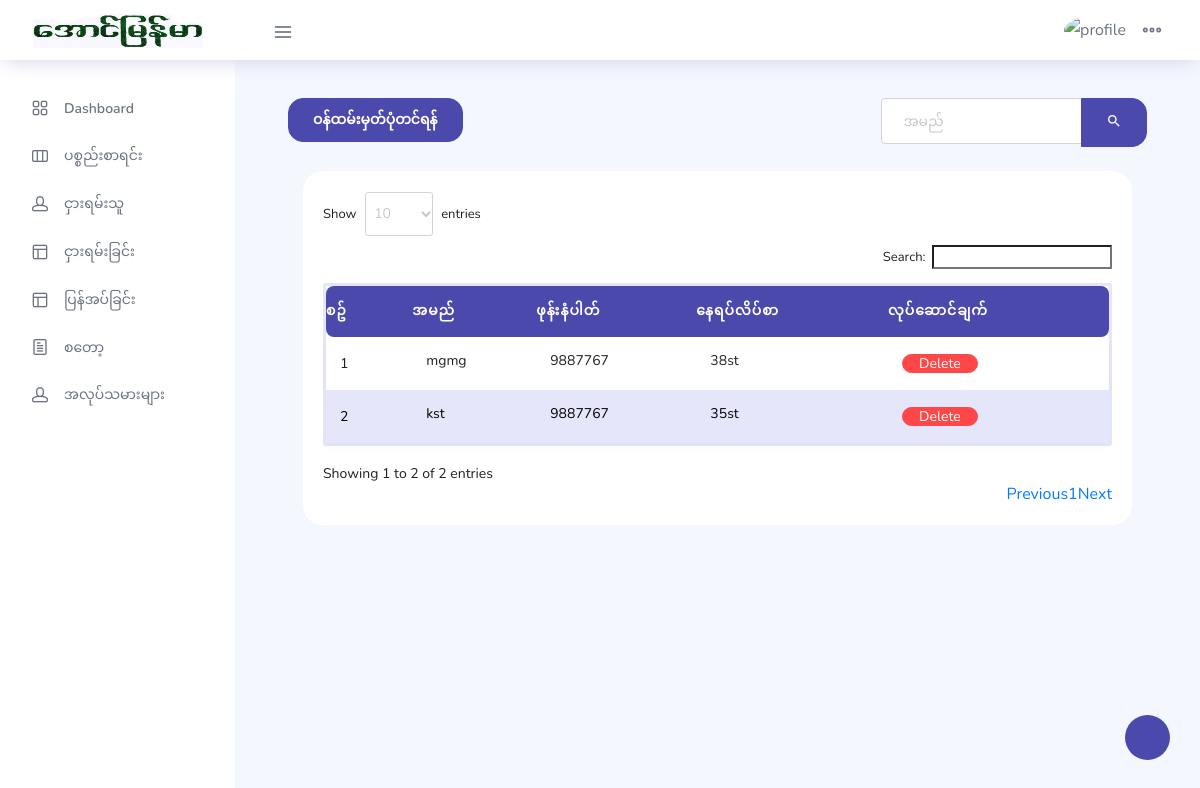
Screenshot of /employee.php (signed in) with the database file from the repository.
### tables this page shows
CREATE TABLE `employee` (
  `id` int(11) NOT NULL,
  `emp_name` varchar(255) NOT NULL,
  `address` varchar(255) NOT NULL,
  `phone_number` varchar(255) NOT NULL
);

### employee.php (the view, shortened to what this page needs)
<?php
include_once "includes/config.php";
?>
<?php
include_once 'layouts/header.php';
?>
      <div class="main-panel">
        <div class="content-wrapper">
            <div class="container-fluid">
            <div class="row mb-4">
              <div class="col text-left">
                <a href="#" class="btn btn-primary" data-toggle="modal" data-target="#largeModal"><b>ဝန်ထမ်းမှတ်ပုံတင်ရန်</b></a>
              </div>
              <div class="input-group col-md-4">
              <input type="text" class="form-control" name="name" id="name" placeholder="အမည်">
                <div class="input-group-append">
                <button class="btn btn-primary search" type="button">
                <i class="mdi mdi-magnify"></i>
                </button>
                </div>
              </div>
            </div>
            <div class="container-fluid">
        <div class="row">
            <div class="col-md-12 grid-margin stretch-card">
              <div class="card">
                <div class="card-body">
                  <div class="row">
                    <div class="col-12">
                      <div class="table-responsive">
                        <table id="datatable" class="display expandable-table" style="width:100%">
                          <thead>
                            <tr>
                              <th>စဥ်</th>
                              <th>အမည်</th>
                              <th>ဖုန်းနံပါတ်</th>
                              <th>နေရပ်လိပ်စာ</th>
                              <th>လုပ်ဆောင်ချက်</th>
                            </tr>
                          </thead>
                          <tbody id="emp_table">
                          <?php
                          $query = "select * from employee";
                          $result = mysqli_query($con,$query);
                          $count = 1;
                          while($row = mysqli_fetch_array($result) ){
                          $data_id = $row['id'];
                          $data_name = $row['emp_name'];
                          $data_add = $row['address'];
                          $data_ph = $row['phone_number'];
                          ?>
                        <tr>
                        <td><?php echo $count; ?></td>
                        <td> <div contentEditable='true' class='edit' id='name_<?php echo $data_id; ?>'> <?php echo $data_name; ?></div> </td>
                        <td> <div contentEditable='true' class='edit' id='phone_number_<?php echo $data_id; ?>'><?php echo $data_ph; ?> </div> </td>
                        <td> <div contentEditable='true' class='edit' id='address_<?php echo $data_id; ?>'><?php echo $data_add; ?> </div> </td>
                        <td pid='<?php echo $data_id; ?>'><a class="btn btn-danger delete_employee">Delete</a></td>
                        </tr>
                        <?php
                        $count ++;
                        }
                        ?>
                        </tbody>
                      </table>
                      </div>
                    </div>
                  </div>
                  </div>
                </div>
              </div>
            </div>
        </div>
        </div>
      </div>
<?php
include_once 'layouts/footer.php'
?>

### css/style.css (style rules this page uses)
.edit { width: 100%; height: 25px; }
table { border:3px solid lavender; border-radius:3px; }
table tr:nth-child(1) th { color:white; padding:10px 0px; letter-spacing: 1px; }
table td { padding:10px; }
table tr:nth-child(even) { background-color:lavender; color:black; }

### rows the page displays
employee: emp_name "mgmg", phone_number "9887767", address "38st"
employee: emp_name "kst", phone_number "9887767", address "35st"
